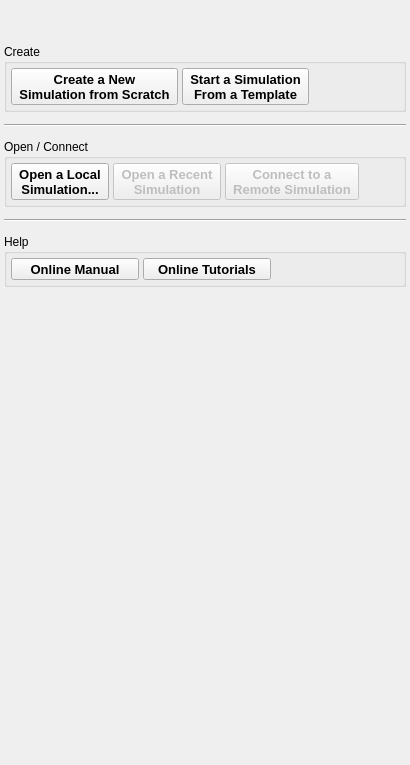
      <widget class="QWidget" name="StartPage">
       <layout class="QVBoxLayout" name="verticalLayout_2">
        <property name="spacing">
         <number>12</number>
        </property>
        <property name="leftMargin">
         <number>4</number>
        </property>
        <property name="topMargin">
         <number>4</number>
        </property>
        <property name="rightMargin">
         <number>4</number>
        </property>
        <property name="bottomMargin">
         <number>4</number>
        </property>
        <item>
         <spacer name="verticalSpacer_3">
          <property name="orientation">
           <enum>Qt::Vertical</enum>
          </property>
          <property name="sizeType">
           <enum>QSizePolicy::Fixed</enum>
          </property>
          <property name="sizeHint" stdset="0">
           <size>
            <width>20</width>
            <height>40</height>
           </size>
          </property>
         </spacer>
        </item>
        <item>
         <widget class="QGroupBox" name="StartCreateGroup">
          <property name="title">
           <string>Create</string>
          </property>
          <property name="flat">
           <bool>false</bool>
          </property>
          <layout class="QHBoxLayout" name="horizontalLayout_5">
           <property name="spacing">
            <number>4</number>
           </property>
           <property name="leftMargin">
            <number>4</number>
           </property>
           <property name="topMargin">
            <number>4</number>
           </property>
           <property name="rightMargin">
            <number>4</number>
           </property>
           <property name="bottomMargin">
            <number>4</number>
           </property>
           <item>
            <widget class="QToolButton" name="StartCreateNewButton">
             <property name="sizePolicy">
              <sizepolicy hsizetype="Expanding" vsizetype="Expanding">
               <horstretch>0</horstretch>
               <verstretch>0</verstretch>
              </sizepolicy>
             </property>
             <property name="maximumSize">
              <size>
               <width>200</width>
               <height>200</height>
              </size>
             </property>
             <property name="font">
              <font>
               <pointsize>10</pointsize>
               <weight>75</weight>
               <bold>true</bold>
              </font>
             </property>
             <property name="text">
              <string>Create a New
Simulation from Scratch</string>
             </property>
             <property name="icon">
              <iconset resource="main.qrc">
               <normaloff>:/start/icons/start_new.svg</normaloff>:/start/icons/start_new.svg</iconset>
             </property>
             <property name="iconSize">
              <size>
               <width>64</width>
               <height>64</height>
              </size>
             </property>
             <property name="toolButtonStyle">
              <enum>Qt::ToolButtonTextUnderIcon</enum>
             </property>
            </widget>
           </item>
           <item>
            <widget class="QToolButton" name="StartCreateFromTemplateButton">
             <property name="sizePolicy">
              <sizepolicy hsizetype="Expanding" vsizetype="Expanding">
               <horstretch>0</horstretch>
               <verstretch>0</verstretch>
              </sizepolicy>
             </property>
             <property name="maximumSize">
              <size>
               <width>200</width>
               <height>200</height>
              </size>
             </property>
             <property name="font">
              <font>
               <pointsize>10</pointsize>
               <weight>75</weight>
               <bold>true</bold>
              </font>
             </property>
             <property name="text">
              <string>Start a Simulation
From a Template</string>
             </property>
             <property name="icon">
              <iconset resource="main.qrc">
               <normaloff>:/start/icons/start_template.svg</normaloff>:/start/icons/start_template.svg</iconset>
             </property>
             <property name="iconSize">
              <size>
               <width>64</width>
               <height>64</height>
              </size>
             </property>
             <property name="toolButtonStyle">
              <enum>Qt::ToolButtonTextUnderIcon</enum>
             </property>
            </widget>
           </item>
           <item>
            <spacer name="horizontalSpacer">
             <property name="orientation">
              <enum>Qt::Horizontal</enum>
             </property>
             <property name="sizeHint" stdset="0">
              <size>
               <width>40</width>
               <height>20</height>
              </size>
             </property>
            </spacer>
           </item>
          </layout>
         </widget>
        </item>
        <item>
         <widget class="Line" name="StartLine1">
          <property name="orientation">
           <enum>Qt::Horizontal</enum>
          </property>
         </widget>
        </item>
        <item>
         <widget class="QGroupBox" name="StartOpenConnectGroup">
          <property name="title">
           <string>Open / Connect</string>
          </property>
          <layout class="QHBoxLayout" name="horizontalLayout_2">
           <property name="spacing">
            <number>4</number>
           </property>
           <property name="leftMargin">
            <number>4</number>
           </property>
           <property name="topMargin">
            <number>4</number>
           </property>
           <property name="rightMargin">
            <number>4</number>
           </property>
           <property name="bottomMargin">
            <number>4</number>
           </property>
           <item>
            <widget class="QToolButton" name="StartOpenLocalButton">
             <property name="sizePolicy">
              <sizepolicy hsizetype="Expanding" vsizetype="Expanding">
               <horstretch>0</horstretch>
               <verstretch>0</verstretch>
              </sizepolicy>
             </property>
             <property name="maximumSize">
              <size>
               <width>200</width>
               <height>200</height>
              </size>
             </property>
             <property name="font">
              <font>
               <pointsize>10</pointsize>
               <weight>75</weight>
               <bold>true</bold>
              </font>
             </property>
             <property name="text">
              <string>Open a Local
Simulation...</string>
             </property>
             <property name="icon">
              <iconset resource="main.qrc">
               <normaloff>:/start/icons/start_openlocal.svg</normaloff>:/start/icons/start_openlocal.svg</iconset>
             </property>
             <property name="iconSize">
              <size>
               <width>64</width>
               <height>64</height>
              </size>
             </property>
             <property name="toolButtonStyle">
              <enum>Qt::ToolButtonTextUnderIcon</enum>
             </property>
            </widget>
           </item>
           <item>
            <widget class="QToolButton" name="StartOpenRecentButton">
             <property name="enabled">
              <bool>false</bool>
             </property>
             <property name="sizePolicy">
              <sizepolicy hsizetype="Expanding" vsizetype="Expanding">
               <horstretch>0</horstretch>
               <verstretch>0</verstretch>
              </sizepolicy>
             </property>
             <property name="maximumSize">
              <size>
               <width>200</width>
               <height>200</height>
              </size>
             </property>
             <property name="font">
              <font>
               <pointsize>10</pointsize>
               <weight>75</weight>
               <bold>true</bold>
              </font>
             </property>
             <property name="text">
              <string>Open a Recent
Simulation</string>
             </property>
             <property name="icon">
              <iconset resource="main.qrc">
               <normaloff>:/start/icons/start_openrecent.svg</normaloff>:/start/icons/start_openrecent.svg</iconset>
             </property>
             <property name="iconSize">
              <size>
               <width>64</width>
               <height>64</height>
              </size>
             </property>
             <property name="toolButtonStyle">
              <enum>Qt::ToolButtonTextUnderIcon</enum>
             </property>
            </widget>
           </item>
           <item>
            <widget class="QToolButton" name="StartConnectButton">
             <property name="enabled">
              <bool>false</bool>
             </property>
             <property name="sizePolicy">
              <sizepolicy hsizetype="Expanding" vsizetype="Expanding">
               <horstretch>0</horstretch>
               <verstretch>0</verstretch>
              </sizepolicy>
             </property>
             <property name="maximumSize">
              <size>
               <width>200</width>
               <height>200</height>
              </size>
             </property>
             <property name="font">
              <font>
               <pointsize>10</pointsize>
               <weight>75</weight>
               <bold>true</bold>
              </font>
             </property>
             <property name="text">
              <string>Connect to a
Remote Simulation</string>
             </property>
             <property name="icon">
              <iconset resource="main.qrc">
               <normaloff>:/start/icons/start_connect.svg</normaloff>:/start/icons/start_connect.svg</iconset>
             </property>
             <property name="iconSize">
              <size>
               <width>64</width>
               <height>64</height>
              </size>
             </property>
             <property name="toolButtonStyle">
              <enum>Qt::ToolButtonTextUnderIcon</enum>
             </property>
            </widget>
           </item>
           <item>
            <spacer name="horizontalSpacer_2">
             <property name="orientation">
              <enum>Qt::Horizontal</enum>
             </property>
             <property name="sizeHint" stdset="0">
              <size>
               <width>40</width>
               <height>20</height>
              </size>
             </property>
            </spacer>
           </item>
          </layout>
         </widget>
        </item>
        <item>
         <widget class="Line" name="StartLine1_2">
          <property name="orientation">
           <enum>Qt::Horizontal</enum>
          </property>
         </widget>
        </item>
        <item>
         <widget class="QGroupBox" name="StartHelpGroup">
          <property name="title">
           <string>Help</string>
          </property>
          <property name="flat">
           <bool>false</bool>
          </property>
          <layout class="QHBoxLayout" name="horizontalLayout_4">
           <property name="spacing">
            <number>4</number>
           </property>
           <property name="leftMargin">
            <number>4</number>
           </property>
           <property name="topMargin">
            <number>4</number>
           </property>
           <property name="rightMargin">
            <number>4</number>
           </property>
           <property name="bottomMargin">
            <number>4</number>
           </property>
           <item>
            <widget class="QToolButton" name="StartOnlineManualButton">
             <property name="sizePolicy">
              <sizepolicy hsizetype="Expanding" vsizetype="Expanding">
               <horstretch>0</horstretch>
               <verstretch>0</verstretch>
              </sizepolicy>
             </property>
             <property name="maximumSize">
              <size>
               <width>200</width>
               <height>200</height>
              </size>
             </property>
             <property name="font">
              <font>
               <pointsize>10</pointsize>
               <weight>75</weight>
               <bold>true</bold>
              </font>
             </property>
             <property name="text">
              <string>Online Manual</string>
             </property>
             <property name="icon">
              <iconset resource="main.qrc">
               <normaloff>:/start/icons/start_manual.svg</normaloff>:/start/icons/start_manual.svg</iconset>
             </property>
             <property name="iconSize">
              <size>
               <width>64</width>
               <height>64</height>
              </size>
             </property>
             <property name="toolButtonStyle">
              <enum>Qt::ToolButtonTextUnderIcon</enum>
             </property>
            </widget>
           </item>
           <item>
            <widget class="QToolButton" name="StartOnlineTutorialsButton">
             <property name="sizePolicy">
              <sizepolicy hsizetype="Expanding" vsizetype="Expanding">
               <horstretch>0</horstretch>
               <verstretch>0</verstretch>
              </sizepolicy>
             </property>
             <property name="maximumSize">
              <size>
               <width>200</width>
               <height>200</height>
              </size>
             </property>
             <property name="font">
              <font>
               <pointsize>10</pointsize>
               <weight>75</weight>
               <bold>true</bold>
              </font>
             </property>
             <property name="text">
              <string>Online Tutorials</string>
             </property>
             <property name="icon">
              <iconset resource="main.qrc">
               <normaloff>:/start/icons/start_tutorials.svg</normaloff>:/start/icons/start_tutorials.svg</iconset>
             </property>
             <property name="iconSize">
              <size>
               <width>64</width>
               <height>64</height>
              </size>
             </property>
             <property name="toolButtonStyle">
              <enum>Qt::ToolButtonTextUnderIcon</enum>
             </property>
            </widget>
           </item>
           <item>
            <spacer name="horizontalSpacer_3">
             <property name="orientation">
              <enum>Qt::Horizontal</enum>
             </property>
             <property name="sizeHint" stdset="0">
              <size>
               <width>40</width>
               <height>20</height>
              </size>
             </property>
            </spacer>
           </item>
          </layout>
         </widget>
        </item>
        <item>
         <spacer name="verticalSpacer_4">
          <property name="orientation">
           <enum>Qt::Vertical</enum>
          </property>
          <property name="sizeType">
           <enum>QSizePolicy::Expanding</enum>
          </property>
          <property name="sizeHint" stdset="0">
           <size>
            <width>20</width>
            <height>474</height>
           </size>
          </property>
         </spacer>
        </item>
       </layout>
      </widget>
